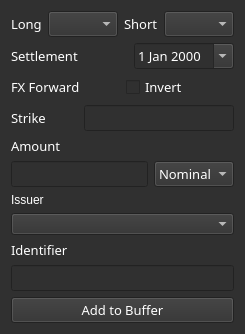
<?xml version="1.0" encoding="UTF-8"?>
<ui version="4.0">
 <class>Form</class>
 <widget class="QWidget" name="Form">
  <property name="geometry">
   <rect>
    <x>0</x>
    <y>0</y>
    <width>239</width>
    <height>310</height>
   </rect>
  </property>
  <property name="maximumSize">
   <size>
    <width>239</width>
    <height>310</height>
   </size>
  </property>
  <property name="windowTitle">
   <string>FX Forwards Manager</string>
  </property>
  <property name="styleSheet">
   <string notr="true">background-color: rgb(48, 48, 48);
font: 10pt &quot;Bloomberg Prop Unicode N&quot;;
color: rgb(255, 255, 255);
</string>
  </property>
  <layout class="QVBoxLayout" name="verticalLayout_2">
   <item>
    <layout class="QVBoxLayout" name="verticalLayout">
     <item>
      <layout class="QHBoxLayout" name="horizontalLayout">
       <item>
        <widget class="QLabel" name="label">
         <property name="font">
          <font>
           <family>Bloomberg Prop Unicode N</family>
           <pointsize>10</pointsize>
          </font>
         </property>
         <property name="styleSheet">
          <string notr="true">color: rgb(255, 255, 255);</string>
         </property>
         <property name="text">
          <string>Long</string>
         </property>
        </widget>
       </item>
       <item>
        <widget class="QComboBox" name="comboBoxBUY">
         <property name="maximumSize">
          <size>
           <width>70</width>
           <height>16777215</height>
          </size>
         </property>
         <property name="font">
          <font>
           <family>Bloomberg Prop Unicode N</family>
           <pointsize>10</pointsize>
           <weight>50</weight>
           <italic>false</italic>
           <bold>false</bold>
          </font>
         </property>
         <property name="styleSheet">
          <string notr="true">color: rgb(255, 255, 255);</string>
         </property>
        </widget>
       </item>
       <item>
        <spacer name="horizontalSpacer">
         <property name="orientation">
          <enum>Qt::Horizontal</enum>
         </property>
         <property name="sizeHint" stdset="0">
          <size>
           <width>40</width>
           <height>20</height>
          </size>
         </property>
        </spacer>
       </item>
       <item>
        <widget class="QLabel" name="label_2">
         <property name="font">
          <font>
           <family>Bloomberg Prop Unicode N</family>
           <pointsize>10</pointsize>
          </font>
         </property>
         <property name="styleSheet">
          <string notr="true">color: rgb(255, 255, 255);</string>
         </property>
         <property name="text">
          <string>Short</string>
         </property>
        </widget>
       </item>
       <item>
        <widget class="QComboBox" name="comboBoxSELL">
         <property name="maximumSize">
          <size>
           <width>70</width>
           <height>16777215</height>
          </size>
         </property>
         <property name="font">
          <font>
           <family>Bloomberg Prop Unicode N</family>
           <pointsize>10</pointsize>
           <weight>50</weight>
           <italic>false</italic>
           <bold>false</bold>
          </font>
         </property>
         <property name="styleSheet">
          <string notr="true">color: rgb(255, 255, 255);</string>
         </property>
        </widget>
       </item>
      </layout>
     </item>
     <item>
      <layout class="QHBoxLayout" name="horizontalLayout_2">
       <item>
        <widget class="QLabel" name="label_5">
         <property name="font">
          <font>
           <family>Bloomberg Prop Unicode N</family>
           <pointsize>10</pointsize>
           <weight>50</weight>
           <italic>false</italic>
           <bold>false</bold>
          </font>
         </property>
         <property name="styleSheet">
          <string notr="true">color: rgb(255, 255, 255);</string>
         </property>
         <property name="text">
          <string>Settlement</string>
         </property>
        </widget>
       </item>
       <item>
        <widget class="QDateEdit" name="dateEdit">
         <property name="maximumSize">
          <size>
           <width>100</width>
           <height>16777215</height>
          </size>
         </property>
         <property name="font">
          <font>
           <family>Bloomberg Prop Unicode N</family>
           <pointsize>10</pointsize>
          </font>
         </property>
         <property name="styleSheet">
          <string notr="true">color: rgb(255, 255, 255);
</string>
         </property>
         <property name="calendarPopup">
          <bool>true</bool>
         </property>
        </widget>
       </item>
      </layout>
     </item>
     <item>
      <layout class="QHBoxLayout" name="horizontalLayout_3">
       <item>
        <widget class="QLabel" name="labelRate">
         <property name="font">
          <font>
           <family>Bloomberg Prop Unicode N</family>
           <pointsize>10</pointsize>
          </font>
         </property>
         <property name="styleSheet">
          <string notr="true">color: rgb(255, 255, 255);</string>
         </property>
         <property name="text">
          <string>FX Forward</string>
         </property>
        </widget>
       </item>
       <item>
        <widget class="QCheckBox" name="checkBoxInvert">
         <property name="font">
          <font>
           <family>Bloomberg Prop Unicode N</family>
           <pointsize>10</pointsize>
          </font>
         </property>
         <property name="styleSheet">
          <string notr="true">color: rgb(255, 255, 255);</string>
         </property>
         <property name="text">
          <string>Invert</string>
         </property>
        </widget>
       </item>
      </layout>
     </item>
     <item>
      <layout class="QHBoxLayout" name="horizontalLayout_4">
       <item>
        <widget class="QLabel" name="label_3">
         <property name="font">
          <font>
           <family>Bloomberg Prop Unicode N</family>
           <pointsize>10</pointsize>
           <weight>50</weight>
           <italic>false</italic>
           <bold>false</bold>
          </font>
         </property>
         <property name="styleSheet">
          <string notr="true">color: rgb(255, 255, 255);</string>
         </property>
         <property name="text">
          <string>Strike</string>
         </property>
        </widget>
       </item>
       <item>
        <widget class="QLineEdit" name="lineEditRate">
         <property name="maximumSize">
          <size>
           <width>150</width>
           <height>16777215</height>
          </size>
         </property>
         <property name="font">
          <font>
           <family>Bloomberg Prop Unicode N</family>
           <pointsize>10</pointsize>
           <weight>50</weight>
           <italic>false</italic>
           <bold>false</bold>
          </font>
         </property>
         <property name="styleSheet">
          <string notr="true">color: rgb(255, 255, 255);</string>
         </property>
        </widget>
       </item>
      </layout>
     </item>
     <item>
      <widget class="QLabel" name="label_6">
       <property name="font">
        <font>
         <family>Bloomberg Prop Unicode N</family>
         <pointsize>10</pointsize>
         <weight>50</weight>
         <italic>false</italic>
         <bold>false</bold>
        </font>
       </property>
       <property name="styleSheet">
        <string notr="true">color: rgb(255, 255, 255);</string>
       </property>
       <property name="text">
        <string>Amount</string>
       </property>
      </widget>
     </item>
     <item>
      <layout class="QHBoxLayout" name="horizontalLayout_5">
       <item>
        <widget class="QLineEdit" name="editAmount">
         <property name="font">
          <font>
           <family>Bloomberg Prop Unicode N</family>
           <pointsize>10</pointsize>
          </font>
         </property>
         <property name="styleSheet">
          <string notr="true">color: rgb(255, 255, 255);</string>
         </property>
        </widget>
       </item>
       <item>
        <widget class="QComboBox" name="comboBoxBase">
         <property name="maximumSize">
          <size>
           <width>80</width>
           <height>16777215</height>
          </size>
         </property>
         <property name="font">
          <font>
           <family>Bloomberg Prop Unicode N</family>
           <pointsize>10</pointsize>
          </font>
         </property>
         <property name="styleSheet">
          <string notr="true">color: rgb(255, 255, 255);</string>
         </property>
         <item>
          <property name="text">
           <string>Nominal</string>
          </property>
         </item>
         <item>
          <property name="text">
           <string>%</string>
          </property>
         </item>
         <item>
          <property name="text">
           <string>bps</string>
          </property>
         </item>
        </widget>
       </item>
      </layout>
     </item>
     <item>
      <widget class="QLabel" name="label_4">
       <property name="text">
        <string>Issuer</string>
       </property>
      </widget>
     </item>
     <item>
      <widget class="QComboBox" name="comboBoxIssuer"/>
     </item>
     <item>
      <widget class="QLabel" name="label_7">
       <property name="font">
        <font>
         <family>Bloomberg Prop Unicode N</family>
         <pointsize>10</pointsize>
         <weight>50</weight>
         <italic>false</italic>
         <bold>false</bold>
        </font>
       </property>
       <property name="styleSheet">
        <string notr="true">color: rgb(255, 255, 255);</string>
       </property>
       <property name="text">
        <string>Identifier</string>
       </property>
      </widget>
     </item>
     <item>
      <widget class="QLineEdit" name="lineEditIsin">
       <property name="maximumSize">
        <size>
         <width>16777215</width>
         <height>16777215</height>
        </size>
       </property>
       <property name="font">
        <font>
         <family>Bloomberg Prop Unicode N</family>
         <pointsize>10</pointsize>
        </font>
       </property>
       <property name="styleSheet">
        <string notr="true">color: rgb(255, 255, 255);</string>
       </property>
       <property name="alignment">
        <set>Qt::AlignJustify|Qt::AlignVCenter</set>
       </property>
      </widget>
     </item>
     <item>
      <widget class="QPushButton" name="pushButtonAddToBuffer">
       <property name="font">
        <font>
         <family>Bloomberg Prop Unicode N</family>
         <pointsize>10</pointsize>
        </font>
       </property>
       <property name="styleSheet">
        <string notr="true">color: rgb(255, 255, 255);</string>
       </property>
       <property name="text">
        <string>Add to Buffer</string>
       </property>
      </widget>
     </item>
    </layout>
   </item>
  </layout>
 </widget>
 <resources/>
 <connections/>
</ui>
